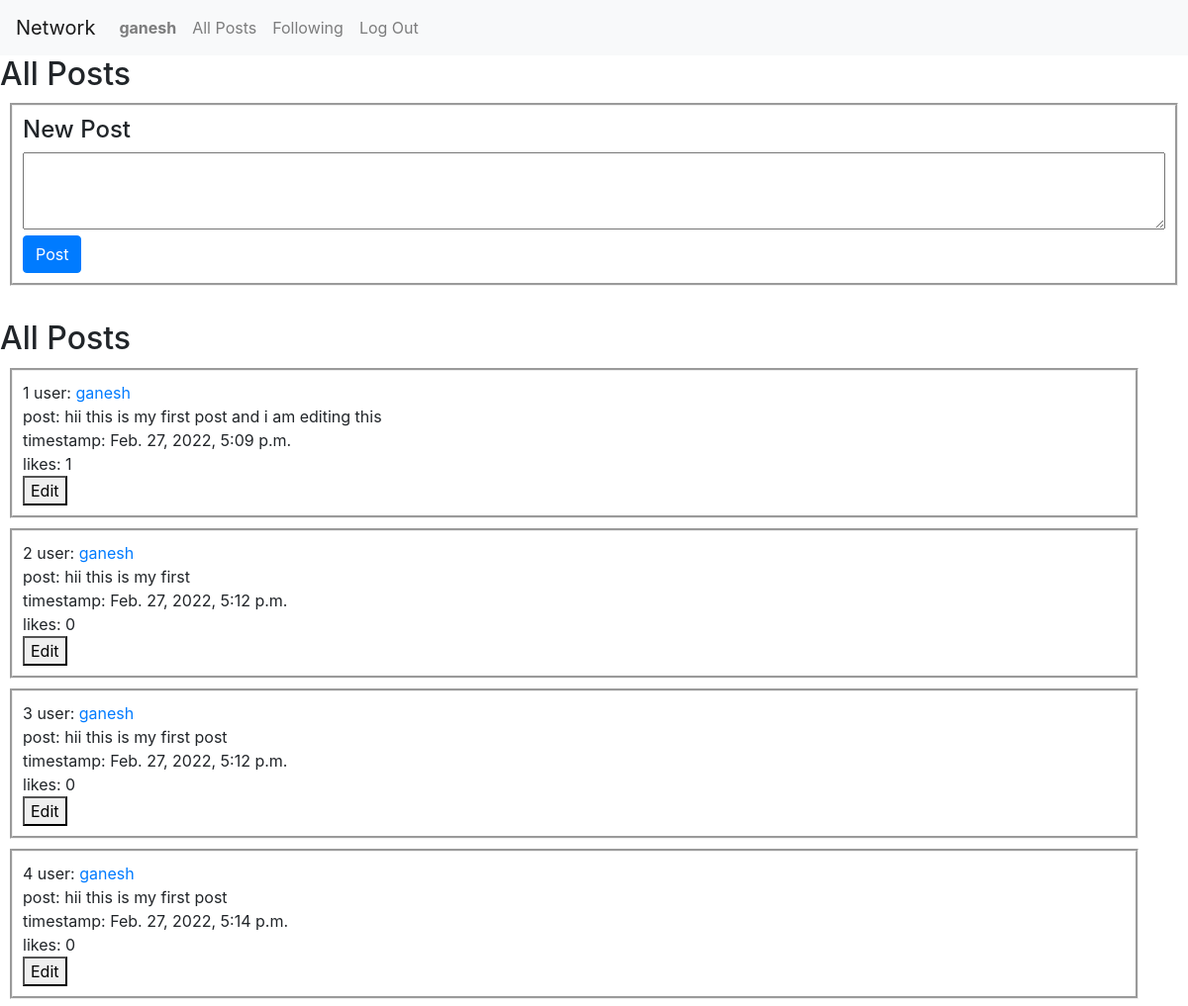
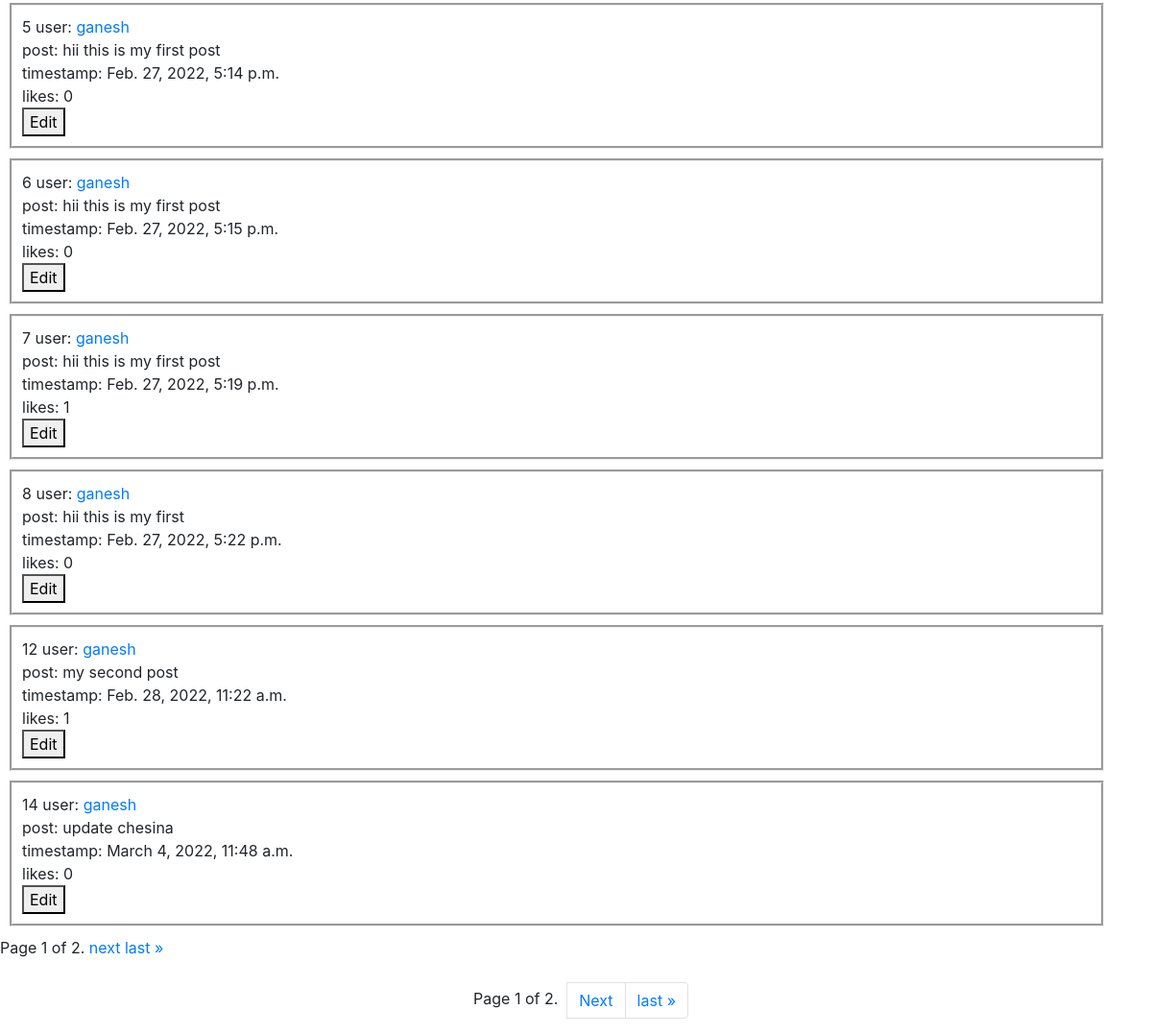
/ (signed in), run on the app's committed database (2 pictures, top to bottom).
### network/models.py (models this page shows, shortened)
class User(AbstractUser):
    followers = models.ManyToManyField('self', symmetrical=False,
                                       blank=True)

class Post(models.Model):
    user = models.ForeignKey(
        User, on_delete=models.CASCADE, null=True, related_name="User")
    post = models.TextField()
    datetime = models.DateTimeField(auto_now_add=True, editable=False)
    likes = models.PositiveIntegerField(default=0)

### network/views.py (the view)
# urls.py: path("", views.index, name="index"),
def index(request):
    if request.user.is_authenticated:
        objects = Post.objects.filter(user=request.user)
    else:
        objects = Post.objects.all()
    paginator = Paginator(objects, 10)  # Show 10 posts per page.
    page_number = request.GET.get('page')
    page_obj = paginator.get_page(page_number)
    return render(request, "network/index.html", {
        "posts": page_obj
    })

### network/templates/network/index.html (shortened to what this page needs)
{% extends "network/layout.html" %}
{% load static %}
{% block body %}
    <h2>All Posts</h2>
    <div class="post">
        <h4>New Post</h4>
        <form action="{% url 'post' %}" method="POST">
        <textarea id="create" name="post" rows="3" cols="150"></textarea>
        <br>
        <button type="submit" class="btn btn-primary">Post</button>
        </form>
    </div>
        <br>
                <h2>All Posts</h2>
                {% for post in posts %}
                {% if user.is_authenticated %}
                {% if post.user == request.user %}
                <div class="container">
                    <div class="posts">
                        {{post.id}} user: <a href="{% url 'profile' post.user.id %}">{{ post.user }}</a> <br>post: {{ post.post }} <br>timestamp: {{ post.datetime }} <br>likes: {{post.likes}}
                        <br>
                        <button class="button">Edit</button>
                    </div>
                </div>
                {% endif %}
                {% else %}
                {% if post.user != request.user %}
                <div class="showposts">
                    {{post.id}} user: <a href="{% url 'profile' post.user.id %}">{{ post.user }}</a> <br>post: {{ post.post }} <br>timestamp: {{ post.datetime }} <br>likes: {{post.likes}}
                </div>
                {% endif %}
                {% endif %}
            {% endfor %}
        <div class="pagination">
            <span class="step-links">
                <span class="current">
                    Page {{ posts.number }} of {{ posts.paginator.num_pages }}.
                </span>
                {% if posts.has_next %}
                    <a href="?page={{ posts.next_page_number }}">next</a>
                    <a href="?page={{ posts.paginator.num_pages }}">last &raquo;</a>
                {% endif %}
            </span>
        </div>
        <br>
        <nav aria-label="Page navigation example">
            <ul class="pagination justify-content-center">
              <div style="padding-left: 10px; padding-top: 5px; padding-right: 10px;"> Page {{ posts.number }} of {{ posts.paginator.num_pages }}. </div>
              {% if posts.has_next %}
              <li class="page-item"><a class="page-link" href="?page={{ posts.next_page_number }}">Next</a></li>
              <li class="page-item"><a class="page-link" href="?page={{ posts.paginator.num_pages }}">last &raquo;</a></li>
              {% endif %}
            </ul>
        </nav>
{% endblock %}

### network/templates/network/layout.html (shortened to what this page needs)
{% load static %}
<!DOCTYPE html>
<html lang="en">
    <head>
        <link rel="stylesheet" href="https://stackpath.bootstrapcdn.com/bootstrap/4.4.1/css/bootstrap.min.css">
        <link href="{% static 'network/styles.css' %}" rel="stylesheet">
    </head>
    <body>
        <nav class="navbar navbar-expand-lg navbar-light bg-light">
            <a class="navbar-brand" href="{% url 'index' %}">Network</a>
            <div>
              <ul class="navbar-nav mr-auto">
                {% if user.is_authenticated %}
                    <li class="nav-item">
                        <a class="nav-link" href="#"><strong>{{ user.username }}</strong></a>
                    </li>
                {% endif %}
                <li class="nav-item">
                  <a id="allposts" class="nav-link" href="{% url 'allposts' %}">All Posts</a>
                </li>
                {% if user.is_authenticated %}
                    <li class="nav-item">
                        <a class="nav-link" href="{% url 'following' %}">Following</a>
                    </li>
                    <li class="nav-item">
                        <a class="nav-link" href="{% url 'logout' %}">Log Out</a>
                    </li>
                {% endif %}
              </ul>
            </div>
          </nav>
        <div class="body">
            {% block body %}
            {% endblock %}
        </div>
    </body>
</html>

### network/static/network/styles.css (style rules this page uses)
.post, .container, .showposts { margin: 10px; border-style: groove; padding-top: 10px; padding-right: 10px; padding-bottom: 10px; padding-left: 10px; }
textarea { width: 100%; }

### data on the page
User: username "ganesh"
Post: id "1", user "ganesh", post "hii this is my first post and i am editing this", datetime "Feb. 27, 2022, 5:09 p.m.", likes "1"
Post: id "2", user "ganesh", post "hii this is my first", datetime "Feb. 27, 2022, 5:12 p.m.", likes "0"
Post: id "3", user "ganesh", post "hii this is my first post", datetime "Feb. 27, 2022, 5:12 p.m.", likes "0"
Post: id "4", user "ganesh", post "hii this is my first post", datetime "Feb. 27, 2022, 5:14 p.m.", likes "0"
Post: id "5", user "ganesh", post "hii this is my first post", datetime "Feb. 27, 2022, 5:14 p.m.", likes "0"
Post: id "6", user "ganesh", post "hii this is my first post", datetime "Feb. 27, 2022, 5:15 p.m.", likes "0"
Post: id "7", user "ganesh", post "hii this is my first post", datetime "Feb. 27, 2022, 5:19 p.m.", likes "1"
Post: id "8", user "ganesh", post "hii this is my first", datetime "Feb. 27, 2022, 5:22 p.m.", likes "0"
Post: id "12", user "ganesh", post "my second post", datetime "Feb. 28, 2022, 11:22 a.m.", likes "1"
Post: id "14", user "ganesh", post "update chesina", datetime "March 4, 2022, 11:48 a.m.", likes "0"

### other printed values
{{ posts.number }} "1"
{{ posts.paginator.num_pages }} "2"
